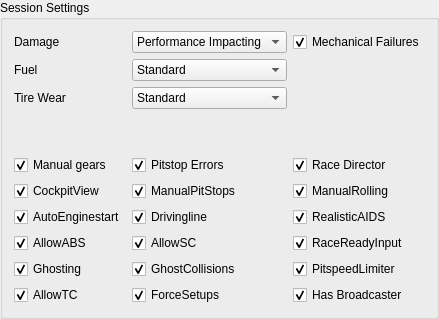
           <widget class="QGroupBox" name="groupBox_3">
            <property name="maximumSize">
             <size>
              <width>460</width>
              <height>500</height>
             </size>
            </property>
            <property name="title">
             <string>Session Settings</string>
            </property>
            <layout class="QGridLayout" name="gridLayout_8">
             <item row="10" column="2">
              <widget class="QCheckBox" name="checkBox_70">
               <property name="layoutDirection">
                <enum>Qt::LeftToRight</enum>
               </property>
               <property name="text">
                <string>PitspeedLimiter</string>
               </property>
               <property name="checked">
                <bool>true</bool>
               </property>
              </widget>
             </item>
             <item row="8" column="0">
              <widget class="QCheckBox" name="checkBox_63">
               <property name="layoutDirection">
                <enum>Qt::LeftToRight</enum>
               </property>
               <property name="text">
                <string>AutoEnginestart</string>
               </property>
               <property name="checked">
                <bool>true</bool>
               </property>
              </widget>
             </item>
             <item row="3" column="0">
              <widget class="QLabel" name="label_89">
               <property name="maximumSize">
                <size>
                 <width>150</width>
                 <height>16777215</height>
                </size>
               </property>
               <property name="text">
                <string>Fuel</string>
               </property>
              </widget>
             </item>
             <item row="2" column="0">
              <widget class="QLabel" name="label_88">
               <property name="maximumSize">
                <size>
                 <width>150</width>
                 <height>16777215</height>
                </size>
               </property>
               <property name="text">
                <string>Damage</string>
               </property>
              </widget>
             </item>
             <item row="4" column="0">
              <widget class="QLabel" name="label_90">
               <property name="maximumSize">
                <size>
                 <width>150</width>
                 <height>16777215</height>
                </size>
               </property>
               <property name="text">
                <string>Tire Wear</string>
               </property>
              </widget>
             </item>
             <item row="2" column="2">
              <widget class="QCheckBox" name="checkBox_34">
               <property name="layoutDirection">
                <enum>Qt::LeftToRight</enum>
               </property>
               <property name="text">
                <string>Mechanical Failures</string>
               </property>
               <property name="checked">
                <bool>true</bool>
               </property>
              </widget>
             </item>
             <item row="7" column="0">
              <widget class="QCheckBox" name="checkBox_59">
               <property name="layoutDirection">
                <enum>Qt::LeftToRight</enum>
               </property>
               <property name="text">
                <string>CockpitView</string>
               </property>
               <property name="checked">
                <bool>true</bool>
               </property>
              </widget>
             </item>
             <item row="8" column="1">
              <widget class="QCheckBox" name="checkBox_64">
               <property name="layoutDirection">
                <enum>Qt::LeftToRight</enum>
               </property>
               <property name="text">
                <string>Drivingline</string>
               </property>
               <property name="checked">
                <bool>true</bool>
               </property>
              </widget>
             </item>
             <item row="8" column="2">
              <widget class="QCheckBox" name="checkBox_65">
               <property name="layoutDirection">
                <enum>Qt::LeftToRight</enum>
               </property>
               <property name="text">
                <string>RealisticAIDS</string>
               </property>
               <property name="checked">
                <bool>true</bool>
               </property>
              </widget>
             </item>
             <item row="7" column="1">
              <widget class="QCheckBox" name="checkBox_60">
               <property name="layoutDirection">
                <enum>Qt::LeftToRight</enum>
               </property>
               <property name="text">
                <string>ManualPitStops</string>
               </property>
               <property name="checked">
                <bool>true</bool>
               </property>
              </widget>
             </item>
             <item row="5" column="0">
              <spacer name="verticalSpacer_3">
               <property name="orientation">
                <enum>Qt::Vertical</enum>
               </property>
               <property name="sizeType">
                <enum>QSizePolicy::Fixed</enum>
               </property>
               <property name="sizeHint" stdset="0">
                <size>
                 <width>20</width>
                 <height>40</height>
                </size>
               </property>
              </spacer>
             </item>
             <item row="10" column="0">
              <widget class="QCheckBox" name="checkBox_71">
               <property name="layoutDirection">
                <enum>Qt::LeftToRight</enum>
               </property>
               <property name="text">
                <string>Ghosting</string>
               </property>
               <property name="checked">
                <bool>true</bool>
               </property>
              </widget>
             </item>
             <item row="7" column="2">
              <widget class="QCheckBox" name="checkBox_61">
               <property name="layoutDirection">
                <enum>Qt::LeftToRight</enum>
               </property>
               <property name="text">
                <string>ManualRolling</string>
               </property>
               <property name="checked">
                <bool>true</bool>
               </property>
              </widget>
             </item>
             <item row="9" column="0">
              <widget class="QCheckBox" name="checkBox_67">
               <property name="layoutDirection">
                <enum>Qt::LeftToRight</enum>
               </property>
               <property name="text">
                <string>AllowABS</string>
               </property>
               <property name="checked">
                <bool>true</bool>
               </property>
              </widget>
             </item>
             <item row="9" column="2">
              <widget class="QCheckBox" name="checkBox_69">
               <property name="layoutDirection">
                <enum>Qt::LeftToRight</enum>
               </property>
               <property name="text">
                <string>RaceReadyInput</string>
               </property>
               <property name="checked">
                <bool>true</bool>
               </property>
              </widget>
             </item>
             <item row="9" column="1">
              <widget class="QCheckBox" name="checkBox_68">
               <property name="layoutDirection">
                <enum>Qt::LeftToRight</enum>
               </property>
               <property name="text">
                <string>AllowSC</string>
               </property>
               <property name="checked">
                <bool>true</bool>
               </property>
              </widget>
             </item>
             <item row="10" column="1">
              <widget class="QCheckBox" name="checkBox_72">
               <property name="layoutDirection">
                <enum>Qt::LeftToRight</enum>
               </property>
               <property name="text">
                <string>GhostCollisions</string>
               </property>
               <property name="checked">
                <bool>true</bool>
               </property>
              </widget>
             </item>
             <item row="4" column="1">
              <widget class="QComboBox" name="comboBox_33">
               <property name="maximumSize">
                <size>
                 <width>200</width>
                 <height>16777215</height>
                </size>
               </property>
               <item>
                <property name="text">
                 <string>Standard</string>
                </property>
               </item>
               <item>
                <property name="text">
                 <string>2</string>
                </property>
               </item>
              </widget>
             </item>
             <item row="3" column="1">
              <widget class="QComboBox" name="comboBox_32">
               <property name="maximumSize">
                <size>
                 <width>200</width>
                 <height>16777215</height>
                </size>
               </property>
               <item>
                <property name="text">
                 <string>Standard</string>
                </property>
               </item>
               <item>
                <property name="text">
                 <string>2</string>
                </property>
               </item>
              </widget>
             </item>
             <item row="6" column="0">
              <widget class="QCheckBox" name="checkBox_55">
               <property name="layoutDirection">
                <enum>Qt::LeftToRight</enum>
               </property>
               <property name="text">
                <string>Manual gears</string>
               </property>
               <property name="checked">
                <bool>true</bool>
               </property>
              </widget>
             </item>
             <item row="6" column="2">
              <widget class="QCheckBox" name="checkBox_57">
               <property name="layoutDirection">
                <enum>Qt::LeftToRight</enum>
               </property>
               <property name="text">
                <string>Race Director</string>
               </property>
               <property name="checked">
                <bool>true</bool>
               </property>
              </widget>
             </item>
             <item row="6" column="1">
              <widget class="QCheckBox" name="checkBox_56">
               <property name="layoutDirection">
                <enum>Qt::LeftToRight</enum>
               </property>
               <property name="text">
                <string>Pitstop Errors</string>
               </property>
               <property name="checked">
                <bool>true</bool>
               </property>
              </widget>
             </item>
             <item row="2" column="1">
              <widget class="QComboBox" name="comboBox_31">
               <property name="maximumSize">
                <size>
                 <width>200</width>
                 <height>16777215</height>
                </size>
               </property>
               <item>
                <property name="text">
                 <string>Performance Impacting</string>
                </property>
               </item>
               <item>
                <property name="text">
                 <string>2</string>
                </property>
               </item>
              </widget>
             </item>
             <item row="11" column="0">
              <widget class="QCheckBox" name="checkBox_66">
               <property name="layoutDirection">
                <enum>Qt::LeftToRight</enum>
               </property>
               <property name="text">
                <string>AllowTC</string>
               </property>
               <property name="checked">
                <bool>true</bool>
               </property>
              </widget>
             </item>
             <item row="11" column="1">
              <widget class="QCheckBox" name="checkBox_62">
               <property name="layoutDirection">
                <enum>Qt::LeftToRight</enum>
               </property>
               <property name="text">
                <string>ForceSetups</string>
               </property>
               <property name="checked">
                <bool>true</bool>
               </property>
              </widget>
             </item>
             <item row="11" column="2">
              <widget class="QCheckBox" name="checkBox_58">
               <property name="layoutDirection">
                <enum>Qt::LeftToRight</enum>
               </property>
               <property name="text">
                <string>Has Broadcaster</string>
               </property>
               <property name="checked">
                <bool>true</bool>
               </property>
              </widget>
             </item>
            </layout>
           </widget>
